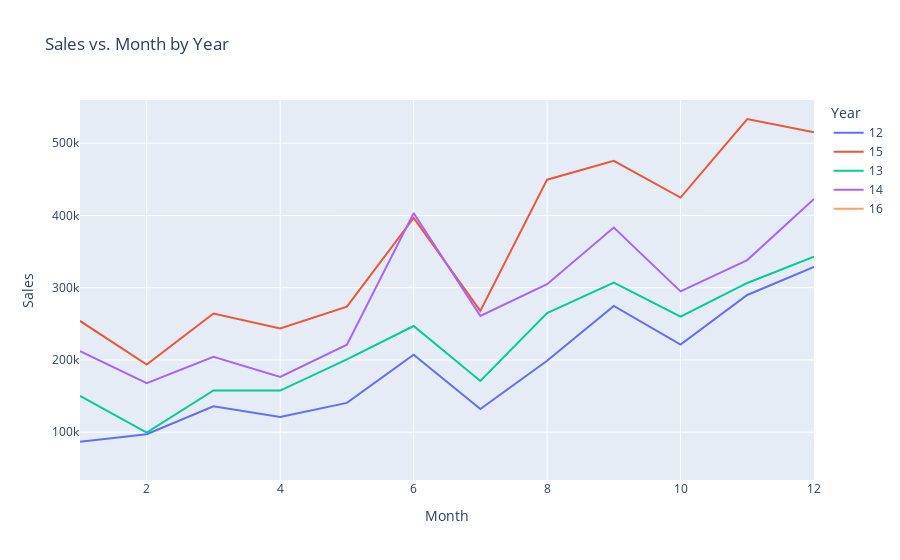

Notebook source saved alongside this figure:
### Code cell
ship_date_sales = orders[['Ship.Date','Sales']].sort_values(by = 'Ship.Date')
ship_date_sales.loc[:,'Month'] = ship_date_inv['Ship.Date'].apply(lambda x: int(x[:x.find('/')]))
ship_date_sales.loc[:,'Year']  = ship_date_inv['Ship.Date'].apply(lambda x: x[-2:])

month_sales = ship_date_sales.groupby(by = ['Year','Month']).sum().reset_index()

#month_prof.head()

fig = px.line(data_frame = month_sales.sort_values(by = 'Month'),
              x = 'Month',
              y = 'Sales',
              color = 'Year',
              title = 'Sales vs. Month by Year')
fig.show()

### Figure 1 — Plotly figure (JSON) as saved in the notebook; plotly's stock layout.template omitted (floating-point values rounded to 4 significant figures)
{"data": [{"hovertemplate": "Year=12<br>Month=%{x}<br>Sales=%{y}<extra></extra>", "legendgroup": "12", "line": {"color": "#636efa", "dash": "solid"}, "mode": "lines", "name": "12", "orientation": "v", "showlegend": true, "type": "scatter", "x": [1, 2, 3, 4, 5, 6, 7, 8, 9, 10, 11, 12], "xaxis": "x", "y": [86920.0, 97210.0, 135900.0, 120900.0, 140500.0, 207200.0, 132000.0, 198800.0, 274800.0, 221200.0, 289900.0, 328800.0], "yaxis": "y"}, {"hovertemplate": "Year=15<br>Month=%{x}<br>Sales=%{y}<extra></extra>", "legendgroup": "15", "line": {"color": "#EF553B", "dash": "solid"}, "mode": "lines", "name": "15", "orientation": "v", "showlegend": true, "type": "scatter", "x": [1, 2, 3, 4, 5, 6, 7, 8, 9, 10, 11, 12], "xaxis": "x", "y": [254000.0, 193700.0, 264200.0, 243500.0, 273800.0, 396500.0, 268000.0, 449500.0, 475600.0, 424800.0, 533500.0, 515300.0], "yaxis": "y"}, {"hovertemplate": "Year=13<br>Month=%{x}<br>Sales=%{y}<extra></extra>", "legendgroup": "13", "line": {"color": "#00cc96", "dash": "solid"}, "mode": "lines", "name": "13", "orientation": "v", "showlegend": true, "type": "scatter", "x": [1, 2, 3, 4, 5, 6, 7, 8, 9, 10, 11, 12], "xaxis": "x", "y": [150300.0, 99320.0, 157700.0, 157700.0, 200800.0, 246900.0, 170900.0, 264800.0, 307200.0, 260100.0, 306600.0, 342800.0], "yaxis": "y"}, {"hovertemplate": "Year=14<br>Month=%{x}<br>Sales=%{y}<extra></extra>", "legendgroup": "14", "line": {"color": "#ab63fa", "dash": "solid"}, "mode": "lines", "name": "14", "orientation": "v", "showlegend": true, "type": "scatter", "x": [1, 2, 3, 4, 5, 6, 7, 8, 9, 10, 11, 12], "xaxis": "x", "y": [212400.0, 167900.0, 204200.0, 176600.0, 221200.0, 403300.0, 261000.0, 304800.0, 383300.0, 294900.0, 338300.0, 422800.0], "yaxis": "y"}, {"hovertemplate": "Year=16<br>Month=%{x}<br>Sales=%{y}<extra></extra>", "legendgroup": "16", "line": {"color": "#FFA15A", "dash": "solid"}, "mode": "lines", "name": "16", "orientation": "v", "showlegend": true, "type": "scatter", "x": [1], "xaxis": "x", "y": [60140.0], "yaxis": "y"}], "layout": {"legend": {"title": {"text": "Year"}, "tracegroupgap": 0}, "title": {"text": "Sales vs. Month by Year"}, "xaxis": {"anchor": "y", "domain": [0, 1], "title": {"text": "Month"}}, "yaxis": {"anchor": "x", "domain": [0, 1], "title": {"text": "Sales"}}}}
